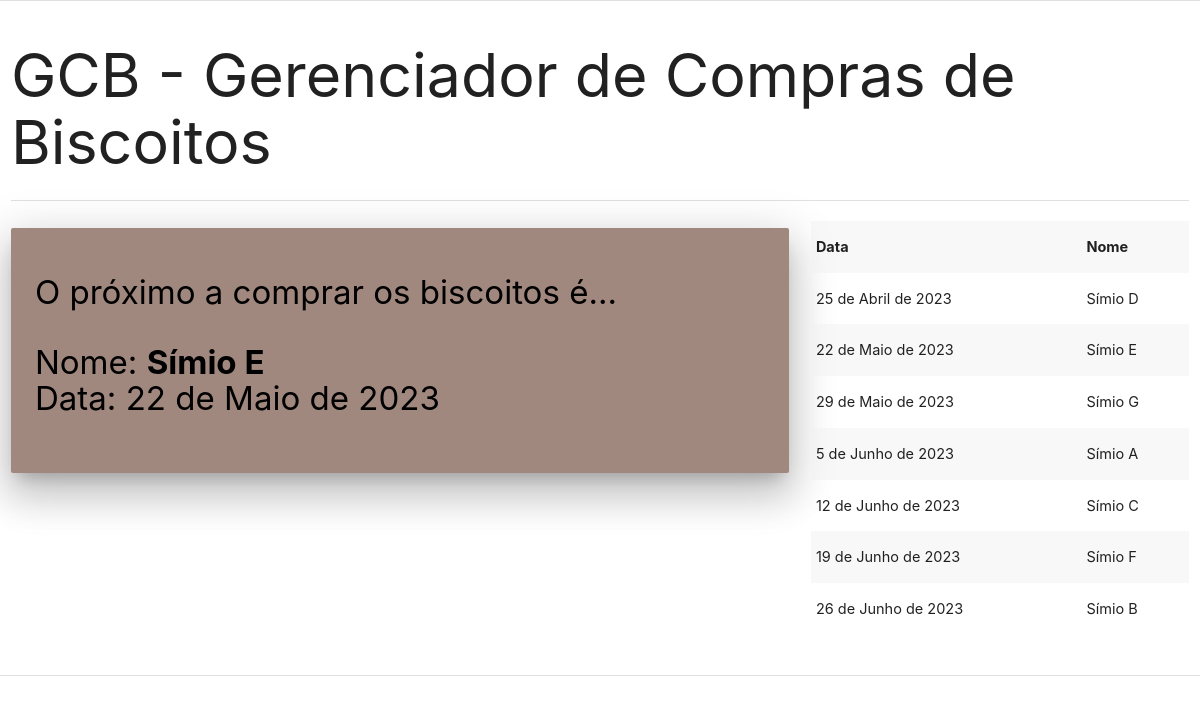
/, run on an earlier commit of the app's database.
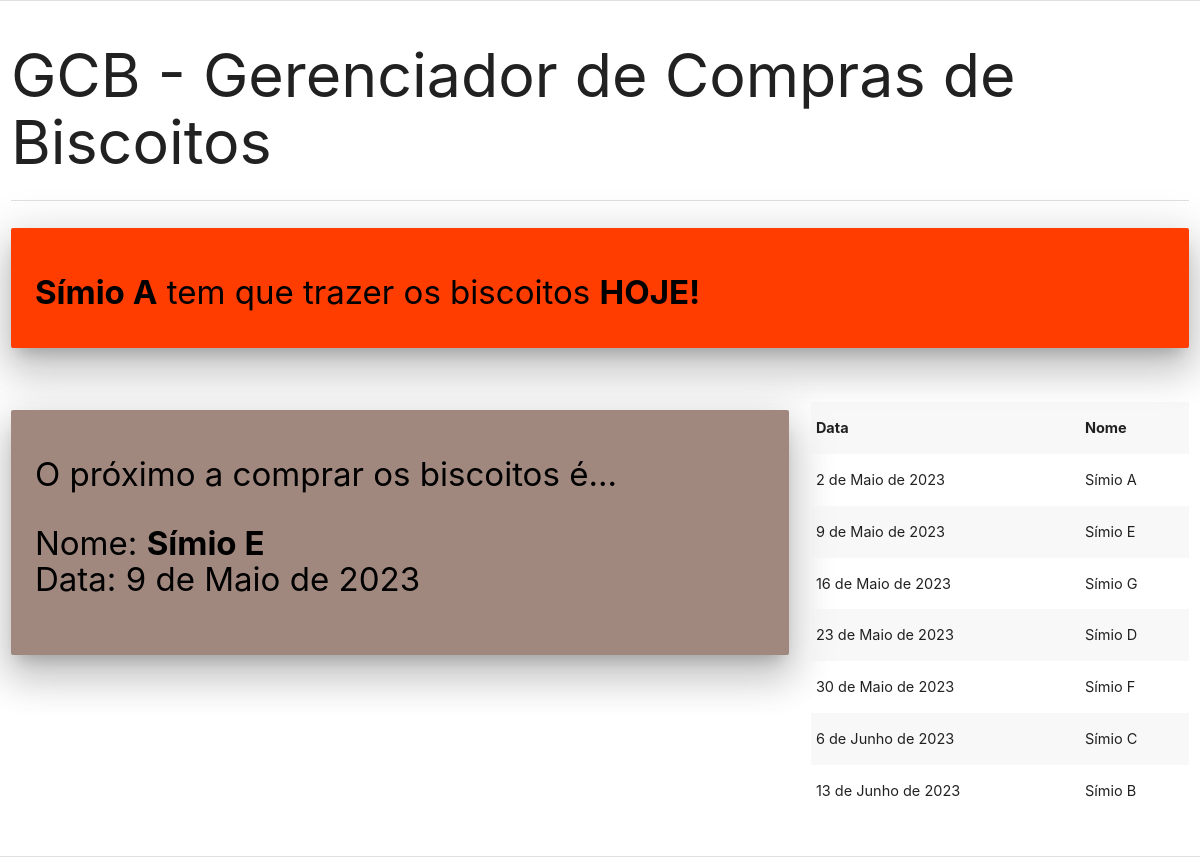
And on a later commit of the database.
### core/models.py (models this page shows, shortened)
class Pessoa(models.Model):
    nome = models.CharField(max_length=100)
    status = models.BooleanField(default=True)
    email = models.EmailField(null=True, blank=True, max_length=254)
    data = models.DateField(null=True, blank=True)
    escolhido = models.BooleanField(default=False)

### core/views.py (the view)
# urls.py: 2. Add a URL to urlpatterns:  path('', views.home, name='home')
def home(request):
    pessoas = Pessoa.objects.filter(status = True, escolhido = True).order_by('data')
    atual = Pessoa.objects.filter(status = True, escolhido = True, data__exact=datetime.now()).order_by('data')[:1]
    proximo = Pessoa.objects.filter(status = True, escolhido = True, data__gt=datetime.now()).order_by('data')[:1]
    controle_gerador = Pessoa.objects.filter(status = True, escolhido = False).count()
    context = {'pessoas': pessoas, 'atual': atual, 'proximo': proximo, 'controle_gerador': controle_gerador}
    return render(request, 'home.html', context)

### core/templates/home.html (shortened to what this page needs)
{% extends 'index.html' %}
{% block content %}
    <div class="row">
        <div class="col s12">
            <h1>GCB - Gerenciador de Compras de Biscoitos</h1>
            <div class="divider"></div>
        </div>
    </div>
    {% for atual in atual %}
    <div class="row">
        <div class="col s12 m12 l12">
            <div class="row">
                <div class="col s12 m12 l12">
                    <div class="card-panel deep-orange accent-3 z-depth-5">
                        <span class="black-text text-darken-2"><h4><b>{{ atual.nome }}</b> tem que trazer os biscoitos <b>HOJE!</b></h4></span>
                    </div>
                </div>
            </div>
        </div>
    </div>
    {% endfor %}
    <div class="row">
        <div class="col s12 m8 l8">
        {% for proximo in proximo %}
        <div class="row">
            <div class="col s12 m12 l12">
                <div class="card-panel brown lighten-2 z-depth-5">
                    <span class="black-text text-darken-2"><h4>O próximo a comprar os biscoitos é...<p>Nome: <b>{{ proximo.nome }}</b><br>Data: {{ proximo.data }}</p></h4></span>
                </div>
            </div>
        {% endfor %}
        </div>
    </div>
        <div class="col s12 m4 l4">
            <div class="row">
                <div class="col s12 m12 l12">
                    <table class="striped">
                        <tr>
                            <th>Data</th>
                            <th>Nome</th>
                        </tr>{% for pessoas in pessoas %}
                        <tr>
                            <td>{{ pessoas.data }}</td>
                            <td>{{ pessoas.nome }}</td>
                        </tr>{% endfor %}
                    </table>
                </div>
            </div>
        </div>
    </div>
    <div class="divider"></div>
{% endblock %}

What changed in the data, as far as the page shows it:
now on one of the page's lists (row edited): Pessoa: nome "Símio A"
changed Pessoa "Símio A": data "5 de Junho de 2023" → "2 de Maio de 2023"; moves up the list
changed Pessoa "Símio E": data "22 de Maio de 2023" → "9 de Maio de 2023"
changed Pessoa "Símio G": data "29 de Maio de 2023" → "16 de Maio de 2023"
changed Pessoa "Símio D": data "25 de Abril de 2023" → "23 de Maio de 2023"; moves down the list
changed Pessoa "Símio F": data "19 de Junho de 2023" → "30 de Maio de 2023"; moves up the list
changed Pessoa "Símio C": data "12 de Junho de 2023" → "6 de Junho de 2023"
changed Pessoa "Símio B": data "26 de Junho de 2023" → "13 de Junho de 2023"
